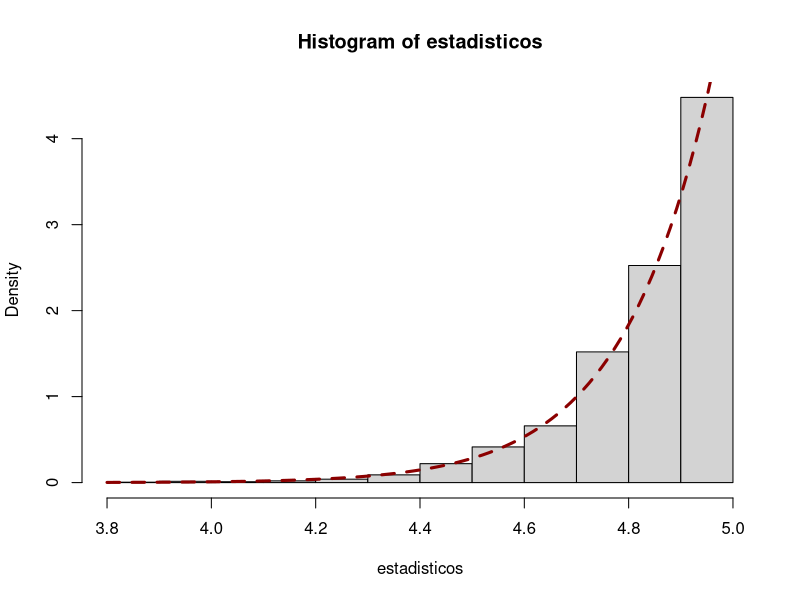
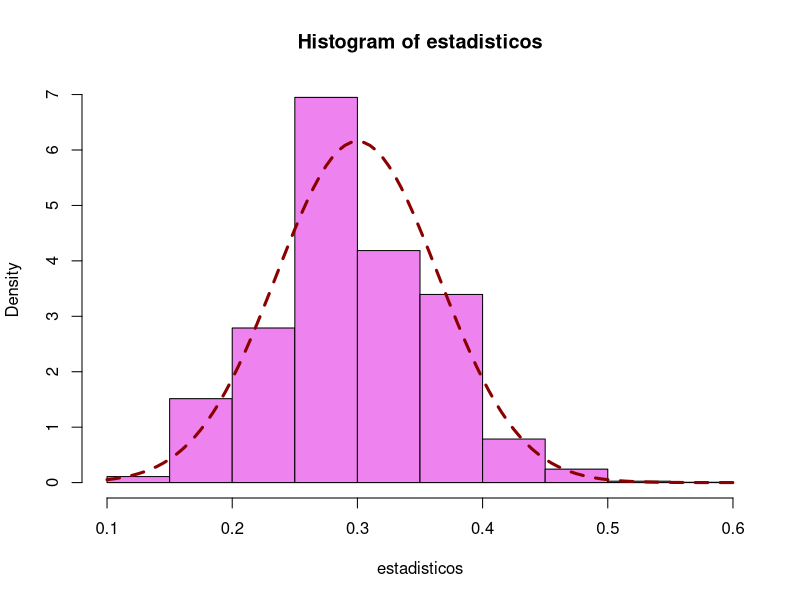
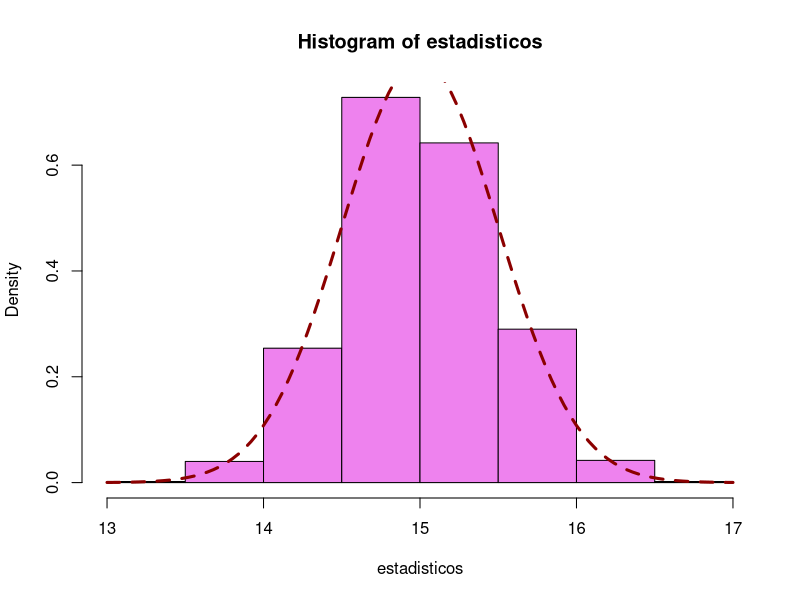

Source code (R) for these figures, in order: (Note: this script raises an error after producing the figures.)
# Ayudantia lab 12

n = 30
N = 2000
b = 5
a = 0
muestras = matrix(runif(n*N, min=a, max=b), nrow=n)
estadisticos = apply(muestras, 2, max)
hist(estadisticos, freq=F)
curve(n*x^(n-1)/(b^n), add=T, col="darkred", lty=2, lwd=3)


# p de bernoulli
n = 50
N = 7000
p = 0.3
muestras = matrix(rbinom(n*N, size=1, prob=p), ncol=N, nrow=n)
estadisticos = apply(muestras, 2, mean)
hist(estadisticos, freq=F, col="violet")
curve(dnorm(x, mean=p, sd=sqrt(p*(1-p)/n)), add=T, col="darkred", lty=2, lwd=3)



# lambda de poisson
n = 60
N = 1000
lambda = 15
muestras = matrix(rpois(n*N, lambda=lambda), ncol=N, nrow=n)
estadisticos = apply(muestras, 2, mean)
hist(estadisticos, freq=F, col="violet")
curve(dnorm(x, mean=lambda, sd=sqrt(lambda/n)), add=T, col="darkred", lty=2, lwd=3)

# Test para mu con sigma conocido --------------
# mu conocido = mu y varianza = sigma^2 
# mu conocido y sigma de la poblacion conocido, no se estima
library(TeachingDemos)

# Ha: mu != mu0
z.test(X, mu=mu0, sd=sigma, alternative="two.sided", conf.level=1-alpha)

# Ha: mu > mu0
z.test(X, mu=mu0, sd=sigma, alternative="greater", conf.level=1-alpha)

# Ha: mu < mu0
z.test(X, mu=mu0, sd=sigma, alternative="less", conf.level=1-alpha)

set.seed(1113)
N = 1000
mu = 55
sigma = 11
X = rnorm(n=N, mean=mu, sd=sigma)
alpha = 0.05

summary(X)

# Comparar que la media es 60
# H0: mu = mu0 vs Ha mu != mu0
mu0 = 60
z.test(X, mu=mu0, sd=sigma, alternative="two.sided", conf.level = 1-alpha)
# Como p-value < algha -> Rechazo H0, apoyo a Ha -> media != 60

# Ha: mu > mu0
z.test(X, mu=mu0, sd=sigma, alternative="greater", conf.level = 1-alpha)

# Ha: mu < mu0
z.test(X, mu=mu0, sd=sigma, alternative="less", conf.level = 1-alpha)
# pvalue < alpha por ende se concluye que mu < mu0



# Test para mu con sigma desconocido -------------------------------------------
# Se aplica el t.test
# Ha: mu != mu0
t.test(X, mu=mu0, alternative="two.sided")

# Ha: mu>mu0
t.test(X, mu=mu0, alternative = "greater")

# Ha: mu<mu0
t.test(X, mu=mu0, alternative="less")

# Test para sigma con mu desconocido: chi^2(n-1) -------------------------------
# Ha: sigma^2 != sigma0^2
sd(X)
sigma0 = 12
sigma.test(X, sigma=sigma0, alternative="two.sided")


# Ha: sigma > sigma0
sigma.test(X, sigma=sigma0, alternative="greater")

# Ha: sigma<sigma0
sigma.test(X, sigma=sigma0, alternative="less")


# Test para la proporcion p de una bernoulli -----------------------------------
set.seed(1113)
N = 500
p = 0.4
X = rbinom(n=1, size=N, prob=p)
X 
X/N

p0 = 0.3
# Ha: p != p0
prop.test(X, n=N, p=p0, alternative="two.sided", correct=F)

# Ha: p < p0
prop.test(X, n=N, p=p0, alternative="less", correct=F)

# Test para comparacion de varianzas -------------------------------------------
# Dadas dos distribucioens X_i y Y_i que vienen de una Normal
# Se quiere comparar sigma1^2 y sigma2^2 
# Ha: sigma1^2 != sigma2^2
# F0 = S1^2/S2&2 ~ F(eta= n1 - 1, nu = n2 = 2)
set.seed(1113)
N = 1000
mu = 55
sigma = 11
X = rnorm(n=N, mean=mu, sd=sigma)
N = 500
mu = 60
sigma=13
Y = rnorm(n=N, mean=mu, sd=sigma)

alpha = 0.05

var(X); var(Y)
var(X)/var(Y)

# Ha: sigma1^2/sigma2^2 != 1
var.test(x=X, y=Y, alternative="two.sided", conf.level=1-alpha)
# pvalue < alpha -> son distintas

#Ha: sigma1^2/sigma2^2 > 1
var.test(x=X, y=Y, alternative="greater", conf.level=1-alpha)

# Ha: sigma1^2/sigma2^2 < 1
var.test(x=X, y=Y, alternative="less", conf.level=1-alpha)


# Bondad de ajuste -------------------------------------------------------------
# Test X^2 
# X^2 > c_1-alpha(f) Se rechaza la H0
# k >= 5 y E_i >= 5

set.seed(1113)
n = 600
k = 3
nu = 0.2
X = rgamma(n, k, nu)
hist(X, col="violet", breaks=seq(0, 55, 11))
summary(X)
aux = hist(X, col="violet", breaks=seq(0, 55, 11))
O = aux$counts
O

# Ej 1: 
# HO: X~LogNormal vs Ha: X !~ LogNormal
# 1. Estimar lamdba y zeta
library(fitdistrplus)
EMV = fitdist(data=X, distr="lnorm", method="mle")
lambdaEMV = EMV$estimate[1]
zetaEMV = EMV$estimate[2]
c(lambdaEMV, zetaEMV)

hist(X, col="gray", border="white", freq=F, ylab="", xlab=expression(Theta[X]), 
     main="Hist de densidad", ylim=c(0, 0.07))
curve(dlnorm(x, meanlog=lambdaEMV, sdlog=zetaEMV), add=T, col="blue", lty=2, lwd=3)

# Estimamos las prob de 0, 11, 22, 33, 44, 55
p1 = plnorm(11, lambdaEMV, zetaEMV)
p2 = plnorm(22, lambdaEMV, zetaEMV) - p1
p3 = plnorm(33, lambdaEMV, zetaEMV) - p2 - p1
p4 = plnorm(44, lambdaEMV, zetaEMV) - p3 - p2 - p1
p5 = 1 - p4 - p3 - p2 - p1
p = c(p1, p2, p3, p4, p5)
p
sum(p)

E = n * p; E

Tabla = cbind(O, E, (O-E)^2/E); Tabla
Tabla = rbind(Tabla, apply(Tabla, 2, sum)); Tabla
colnames(Tabla) = c("Observado", "Esperado", "(O-E)^2/E")
rownames(Tabla) = c("<11", "11-22", "22-33", "33-44", ">44", "Total")

Tabla


# Estadistico de prueba X^2 ~ Chi-cuadrado(k2 - 1 -v)
# k2: numero de intervalos
# v: numero de parametros estimados
X2 = Tabla[6, 3]

# Cuando es muy grande rechazo el modelo, cuando es cercano a 0 no lo rechazo
k2 = length(O); k2
v = 2
curve(dchisq(x, df=k2-1-v), col="darkred", lty=2, lwd=3, xlim=c(0, 20))

alpha = 0.05

z = seq(qchisq(1-alpha, df=k2-1-v), 20, 0.01)
lines(dchisq(z, df=k2-1-v)~z, lty=2, lwd=3, col="blue", type="h")

abline(v=X2, lty=2, lwd=3, col="red")
abline(v=qchisq(1-alpha,df=k2-1-v), lty=2, lwd=3, col="blue")
# Se rechaza el modelo! 

chisq.test(x=O, p=p)
 
# Test de kolmogorov ---------------------------
# H0: X~Normal vs X!~Normal
mu = mean(X)
sigma = sd(X)
z = sort(X)
N = length(X)
p = 1:N/(N+1)
plot(p~z, type="s")

ks.test(X, "pnorm", mu, sigma)
# valor p < alpha: se rechaza H0

# H0: X~LogNorm
curve(plnorm(x, lambdaEMV, zetaEMV), col="violet", lwd=2, lty=2)
ks.test(X, "plnorm", lambdaEMV, zetaEMV)
# valor p > alpha, no existe evidencia suficeinte para rechazar H0
# Concluyo que X~LogNorm












 
